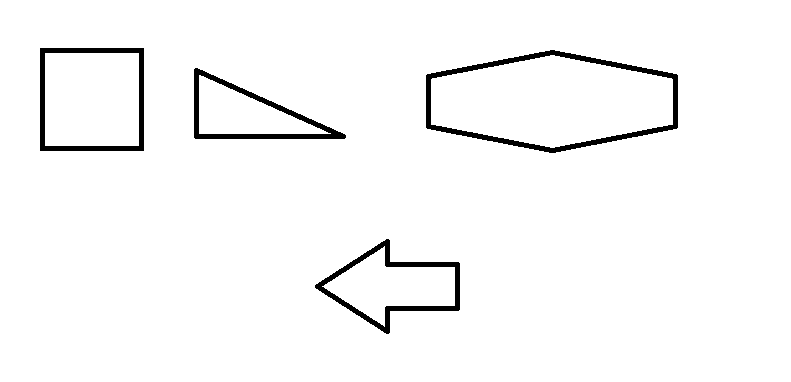
#> input picture 01.png, 791 x 382 px
$ jupyter execute Shape_detector.ipynb
#> lines starting #> are read from the running program, lines starting #| are printed output that depends on the picture; after the words box and inside, x2 and y2 are one past the last pixel; in counts of white or black regions, pixels touching at a corner belong together
[cell 1]
import numpy as np
import cv2

img = cv2.imread('01.png')
#> img is the input picture: shape (382, 791, 3); 97.1% white; 4 black regions, box (x1, y1, x2, y2) and area: (426, 50, 678, 153) 3028, (40, 48, 144, 151) 1970, (315, 239, 460, 334) 1963, (194, 68, 346, 139) 1848
gray = cv2.cvtColor(img, cv2.COLOR_BGR2GRAY)

ret,thresh = cv2.threshold(gray,127,255,1)
#> thresh: shape (382, 791); 2.9% white; 4 white regions

contours,h = cv2.findContours(thresh,1,2)
#> contours = 8 contours; box (x1, y1, x2, y2) and area: (426, 50, 678, 153) 19511, (430, 54, 674, 149) 17074, (40, 48, 144, 151) 10506, (44, 52, 140, 147) 8928, (315, 239, 460, 334) 7044, (194, 68, 346, 139) 5618, (321, 245, 456, 328) 5442, (198, 74, 332, 135) 4118; h = [[1, -1, -1, -1], [2, 0, -1, -1], [3, 1, -1, -1], [4, 2, -1, -1], [5, 3, -1, -1], [6, 4, -1, -1], [7, 5, -1, -1], [-1, 6, -1, -1]]

for cnt in contours:
    approx = cv2.approxPolyDP(cnt,0.01*cv2.arcLength(cnt,True),True)
    if len(approx)==5:
        print("pentagon")
        cv2.drawContours(img,[cnt],0,255,-1)
    elif len(approx)==3:
        print("triangle")
        cv2.drawContours(img,[cnt],0,(0,255,0),-1)
    elif len(approx)==4:
        print("square")
        cv2.drawContours(img,[cnt],0,(0,0,255),-1)
    elif len(approx) == 9:
        print("half-circle")
        cv2.drawContours(img,[cnt],0,(255,255,0),-1)
    elif len(approx) > 15:
        print("circle")
        cv2.drawContours(img,[cnt],0,(0,255,255),-1)
#> this loop made 8 passes
#> approx on passes 3, 4, 6, 8: [[198, 75], [331, 133], [199, 134]], [[194, 69], [195, 138], [345, 137]], [[44, 53], [138, 52], [139, 145], [45, 146]], [[40, 48], [40, 150], [143, 150], [143, 48]]
#| triangle
#| triangle
#| square
#| square
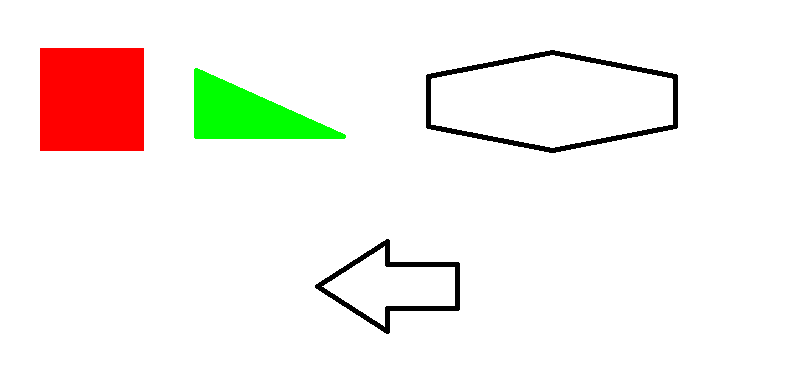
#> img: shape (382, 791, 3); 5.47% of pixels changed, all inside (x1, y1, x2, y2) = (40, 48, 346, 151)

cv2.imshow('img',img)
cv2.waitKey(0)
cv2.destroyAllWindows()


$ run again, with 02.png copied over 01.png
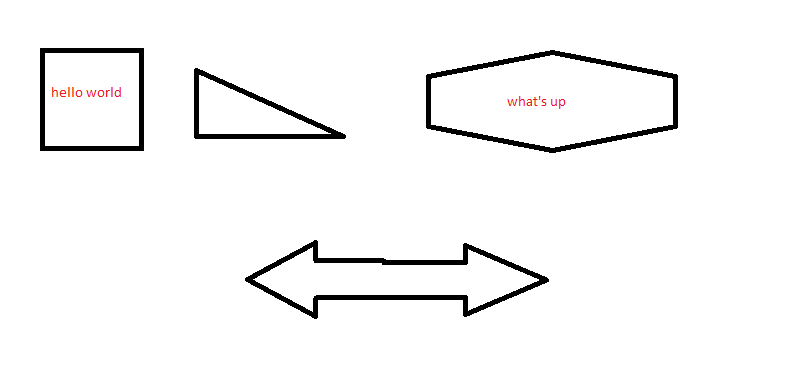
#> input picture 02.png, 791 x 382 px
#> img is the input picture: shape (382, 791, 3); mean B, G, R 246, 246, 246.3
#> `ret,thresh = cv2.threshold(gray,127,255,1)`:
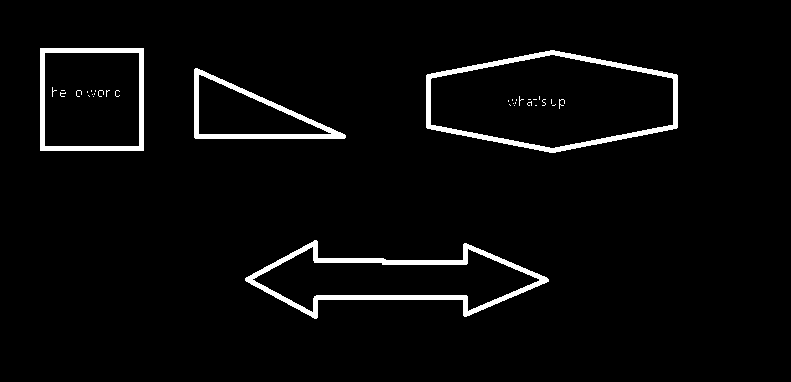
#> thresh: shape (382, 791); 3.5% white; 35 white regions (30 under 20 px)
#> contours = 39 contours, 31 with area under 20; largest, box (x1, y1, x2, y2) and area: (426, 50, 678, 153) 19511, (430, 54, 674, 149) 17074, (245, 240, 549, 319) 12114, (40, 48, 144, 151) 10506, (252, 246, 540, 313) 9291, (44, 52, 140, 147) 8928, (194, 68, 346, 139) 5618, (198, 74, 332, 135) 4118; h = 39 rows, first 6: [1, -1, -1, -1], [2, 0, -1, -1], [3, 1, -1, -1], [4, 2, -1, -1], [5, 3, -1, -1], [6, 4, -1, -1]
#> the loop `for cnt in contours:` made 39 passes
#> approx on passes 3, 4, 5, 6, 7, 8, 10, 12: [[535, 105], [536, 105]], [[514, 105]], [[555, 104], [554, 105], [552, 105], [554, 105]], [[509, 104], [510, 105]], [[513, 103]], [[515, 102], [515, 103]], [[508, 100], [508, 101]], [[551, 99], [551, 103]]
#> (printed output is left out)
#> after the loop `for cnt in contours:`:
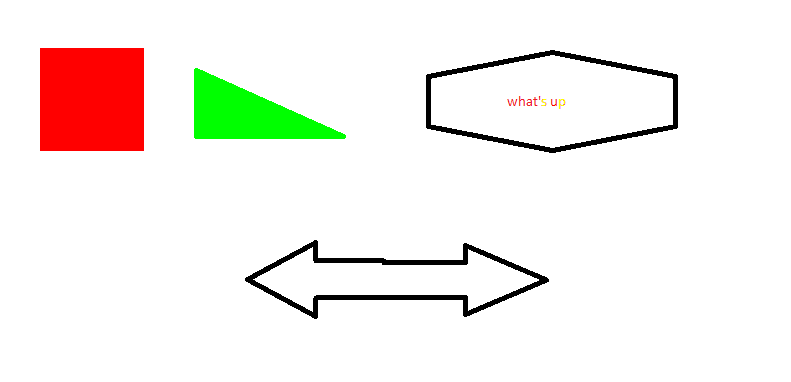
#> img: shape (382, 791, 3); 5.48% of pixels changed, all inside (x1, y1, x2, y2) = (40, 48, 565, 151)

$ run again, with 03.jpg saved as 01.png
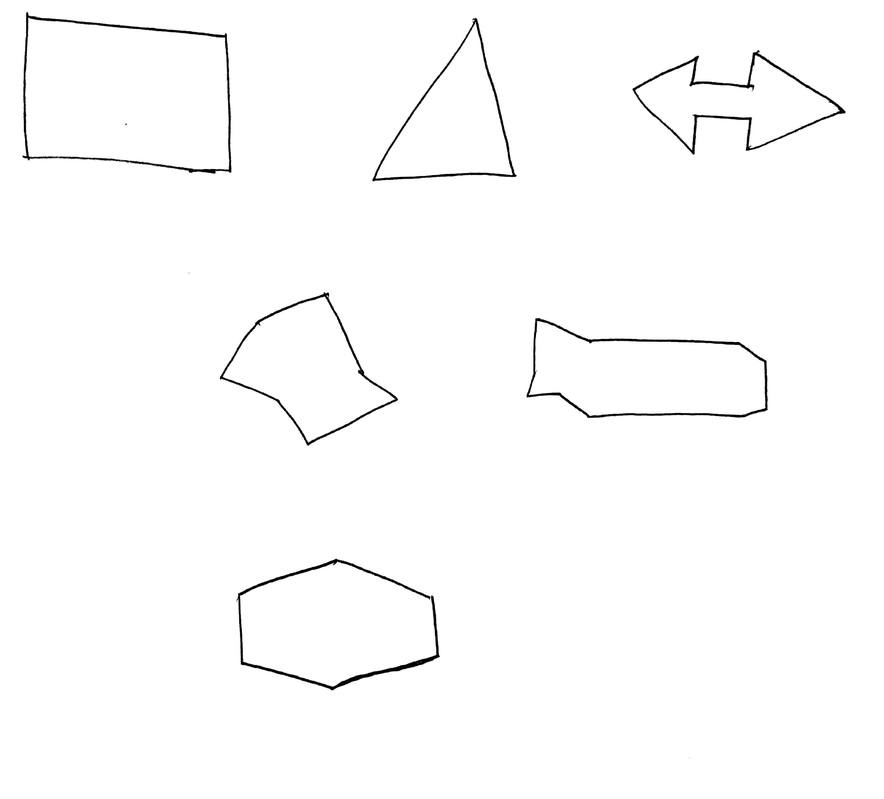
#> input picture 03.jpg, 884 x 799 px, shrunk from 2665 x 2409 before the run
#> img is the input picture: shape (799, 884, 3); min 0, max 255, mean 252.2
#> `ret,thresh = cv2.threshold(gray,127,255,1)`:
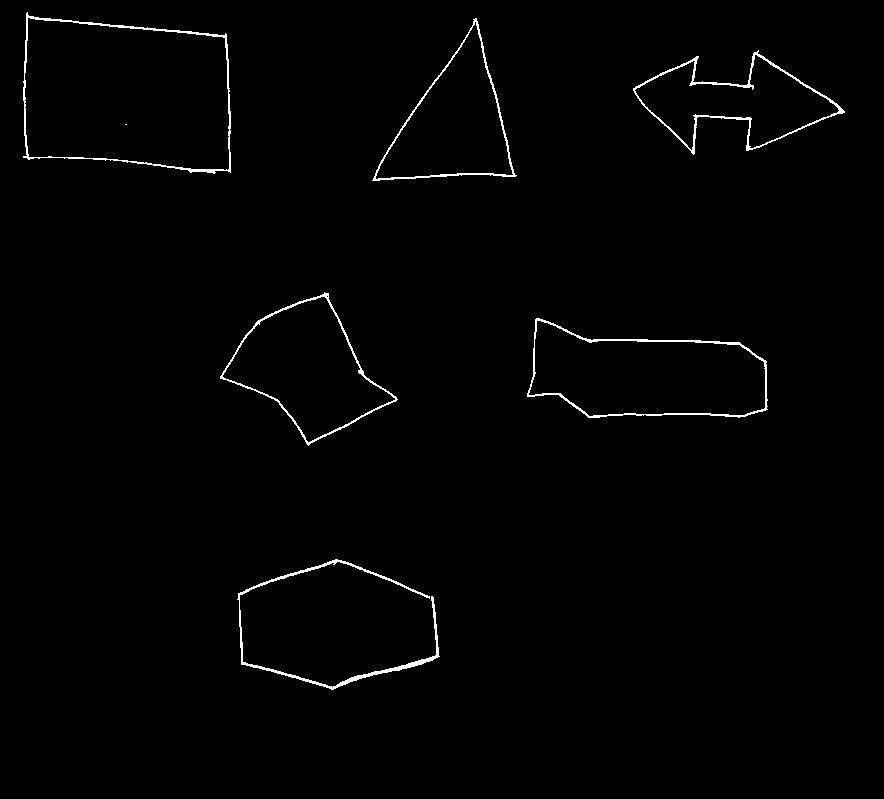
#> thresh: shape (799, 884); 1.1% white in thin lines or dots, all inside (x1, y1, x2, y2) = (23, 12, 845, 690)
#> contours = 13 contours, 2 with area under 20; largest, box (x1, y1, x2, y2) and area: (23, 12, 231, 174) 27994, (24, 17, 230, 171) 27232, (527, 318, 768, 418) 17002, (528, 320, 766, 417) 16262, (220, 292, 398, 446) 13370; h = 13 rows, first 6: [1, -1, -1, -1], [2, 0, -1, -1], [3, 1, -1, -1], [4, 2, -1, -1], [5, 3, -1, -1], [6, 4, -1, -1]
#> the loop `for cnt in contours:` made 13 passes
#> approx on passes 5, 7, 10, 11, 12, 13: [[326, 296], [327, 295], [328, 296], [327, 297]], [[125, 124], [126, 124]], [[475, 21], [513, 174], [376, 179], [388, 150]], [[476, 18], [372, 180], [516, 175]], [[27, 18], [224, 37], [229, 168], [29, 157]], [[26, 13], [23, 157], [230, 172], [225, 33]]
#> (printed output is left out)
#> after the loop `for cnt in contours:`:
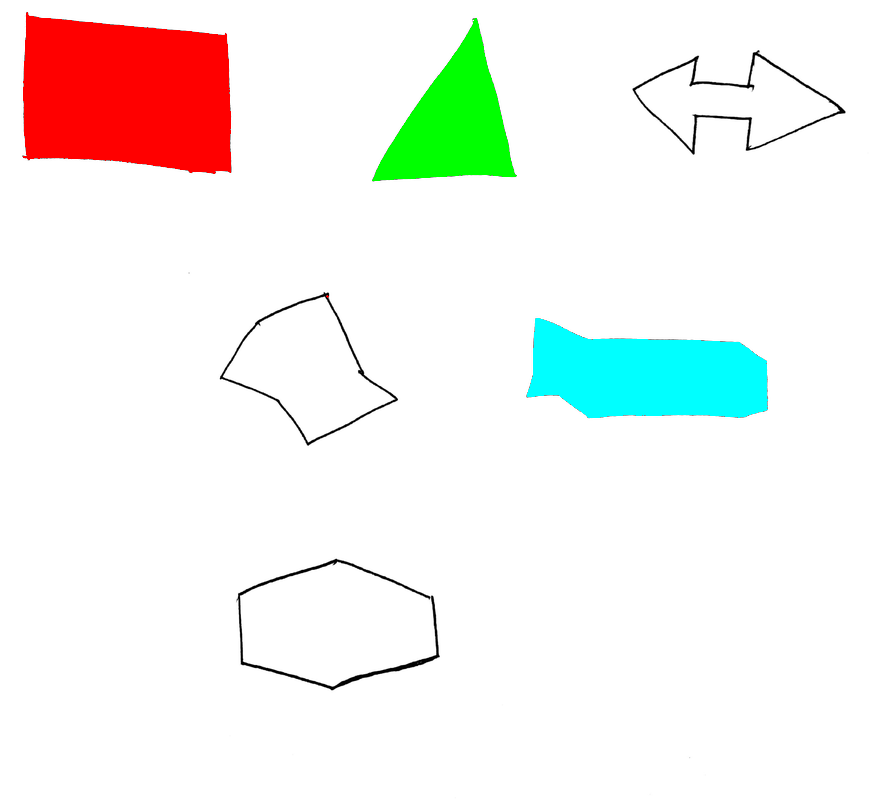
#> img: shape (799, 884, 3); 8.11% of pixels changed, all inside (x1, y1, x2, y2) = (23, 12, 768, 418)
